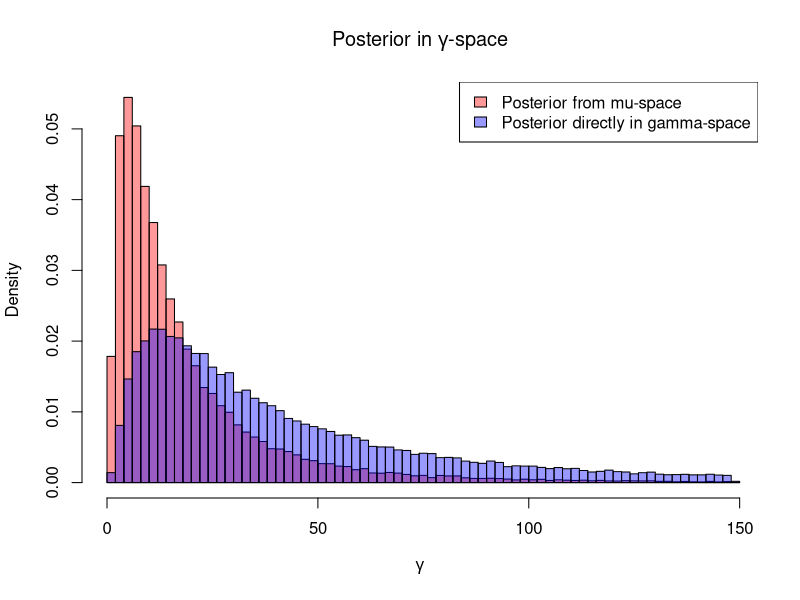
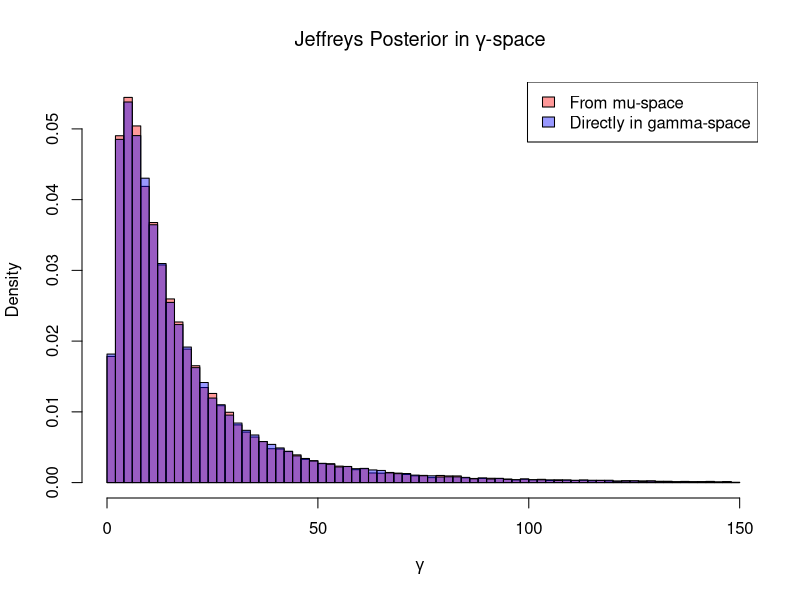

The R source for these figures, in order:
## ---- chunk 1
library(pracma)

# Data: single observation
y <- 2.5
sigma <- 1

# Grid in mu-space
mu_vec <- seq(-5, 5, length.out = 10000)

# Likelihood in mu
lik_mu <- dnorm(y, mean = mu_vec, sd = sigma)

# Prior 1: Jeffreys prior on mu: uniform (constant)
prior_jeff_mu <- rep(1, length(mu_vec))

# Posterior in mu under Jeffreys prior for mu
post_mu_jeff <- lik_mu * prior_jeff_mu
post_mu_jeff <- post_mu_jeff / trapz(mu_vec, post_mu_jeff)

# Transform parameter: gamma = exp(mu)
gamma_vec <- exp(mu_vec)
dmu_dgamma <- 1 / gamma_vec  # derivative of mu w.r.t gamma

# Transform posterior to gamma-space
post_gamma_from_mu <- post_mu_jeff / dmu_dgamma  # divide by |dmu/dgamma| for pdf transform
post_gamma_from_mu <- post_gamma_from_mu / trapz(gamma_vec, post_gamma_from_mu)

# flat prior on gamma (this is NOT jeffrey's prior for gamma)
prior_flat_gamma <- rep(1, length(gamma_vec))

# Likelihood in gamma-space (transform mu to gamma)
lik_gamma <- dnorm(y, mean = log(gamma_vec), sd = sigma)


# Posterior in gamma-space under flat prior for gamma
post_gamma <- lik_gamma * prior_flat_gamma
post_gamma <- post_gamma / trapz(gamma_vec, post_gamma)

# Sampling function from mu posterior
cdf_mu_jeff <- cumtrapz(mu_vec, post_mu_jeff)
cdf_mu_jeff <- cdf_mu_jeff / max(cdf_mu_jeff)
sample_mu <- function(n) {
  u <- runif(n)
  approx(cdf_mu_jeff, mu_vec, xout = u, rule = 2)$y
}
mu_samps_jeff <- sample_mu(50000)
# induced gamma posterior from jeffrey's prior on mu
gamma_samps_from_mu_jeff <- exp(mu_samps_jeff)

# Sampling function from gamma posterior
cdf_gamma <- cumtrapz(gamma_vec, post_gamma)
cdf_gamma <- cdf_gamma / max(cdf_gamma)
sample_gamma <- function(n) {
  u <- runif(n)
  approx(cdf_gamma, gamma_vec, xout = u, rule = 2)$y
}
# gamma posterior with flat prior on gamma starting in gamma space
gamma_samps <- sample_gamma(50000)
## ---- chunk 2
## PLOT
hist(gamma_samps_from_mu_jeff, breaks = 100, freq = FALSE, col = rgb(1,0,0,0.4),
     main = expression(paste("Posterior in ", gamma, "-space")),
     xlab = expression(gamma), xlim = range(gamma_vec))
hist(gamma_samps, breaks = 100, freq = FALSE, col = rgb(0,0,1,0.4), add = TRUE)
legend("topright", legend = c("Posterior from mu-space", "Posterior directly in gamma-space"),
       fill = c(rgb(1,0,0,0.4), rgb(0,0,1,0.4)))


## ---- chunk 3
# Jeffreys prior on gamma is proportional to 1/gamma
prior_jeff_gamma <- 1 / gamma_vec

# Posterior in gamma under jeffreys prior
post_gamma_jeff <- lik_gamma * prior_jeff_gamma
post_gamma_jeff <- post_gamma_jeff / trapz(gamma_vec, post_gamma_jeff)

# Sampling functions using inverse CDF method
cdf_gamma_jeff <- cumtrapz(gamma_vec, post_gamma_jeff)
cdf_gamma_jeff <- cdf_gamma_jeff / max(cdf_gamma_jeff)
sample_gamma_jeff <- function(n) {
  u <- runif(n)
  approx(cdf_gamma_jeff, gamma_vec, xout = u, rule = 2)$y
}
# gamma posterior with Jeffreys prior on gamma starting in gamma space
gamma_samps_jeff <- sample_gamma_jeff(50000)
## ---- chunk 4
# PLOT
hist(gamma_samps_from_mu_jeff, breaks = 100, freq = FALSE, col = rgb(1,0,0,0.4),
     main = expression(paste("Jeffreys Posterior in ", gamma, "-space")),
     xlab = expression(gamma), xlim = range(gamma_vec))
hist(gamma_samps_jeff, breaks = 100, freq = FALSE, col = rgb(0,0,1,0.4), add = TRUE)
legend("topright", legend = c("From mu-space", "Directly in gamma-space"),
       fill = c(rgb(1,0,0,0.4), rgb(0,0,1,0.4)))

